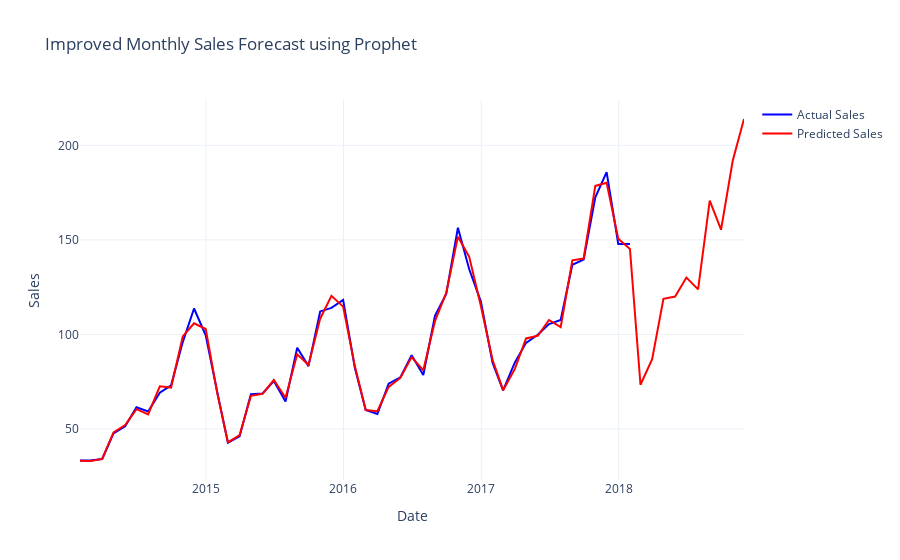

Write notebook code for a chart like this one.
### Markdown cell above
# Show Result Using Potly

### Code cell
# Step 7: Plot Results
import plotly.graph_objs as go
fig = go.Figure()
fig.add_trace(go.Scatter(x=df_monthly['ds'], y=df_monthly['y'],
                         mode='lines', name='Actual Sales', line=dict(color='blue')))
fig.add_trace(go.Scatter(x=forecast['ds'], y=forecast['yhat'],
                         mode='lines', name='Predicted Sales', line=dict(color='red')))
fig.update_layout(title='Improved Monthly Sales Forecast using Prophet',
                  xaxis_title='Date', yaxis_title='Sales', template='plotly_white')
fig.show()
